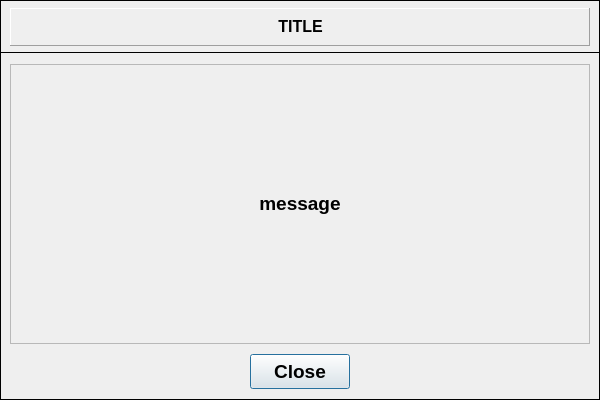
<?xml version="1.0" encoding="UTF-8"?>
<ui version="4.0">
 <class>Dialog</class>
 <widget class="QDialog" name="Dialog">
  <property name="geometry">
   <rect>
    <x>0</x>
    <y>0</y>
    <width>600</width>
    <height>400</height>
   </rect>
  </property>
  <property name="minimumSize">
   <size>
    <width>600</width>
    <height>400</height>
   </size>
  </property>
  <property name="maximumSize">
   <size>
    <width>600</width>
    <height>400</height>
   </size>
  </property>
  <property name="windowTitle">
   <string>Dialog</string>
  </property>
  <widget class="QFrame" name="frame_message">
   <property name="geometry">
    <rect>
     <x>0</x>
     <y>52</y>
     <width>600</width>
     <height>348</height>
    </rect>
   </property>
   <property name="minimumSize">
    <size>
     <width>600</width>
     <height>348</height>
    </size>
   </property>
   <property name="maximumSize">
    <size>
     <width>600</width>
     <height>348</height>
    </size>
   </property>
   <property name="frameShape">
    <enum>QFrame::Box</enum>
   </property>
   <property name="frameShadow">
    <enum>QFrame::Plain</enum>
   </property>
   <widget class="QLabel" name="_label_message">
    <property name="geometry">
     <rect>
      <x>10</x>
      <y>12</y>
      <width>580</width>
      <height>280</height>
     </rect>
    </property>
    <property name="minimumSize">
     <size>
      <width>580</width>
      <height>280</height>
     </size>
    </property>
    <property name="maximumSize">
     <size>
      <width>580</width>
      <height>280</height>
     </size>
    </property>
    <property name="font">
     <font>
      <family>Arial</family>
      <pointsize>13</pointsize>
      <weight>75</weight>
      <italic>false</italic>
      <bold>true</bold>
     </font>
    </property>
    <property name="frameShape">
     <enum>QFrame::StyledPanel</enum>
    </property>
    <property name="frameShadow">
     <enum>QFrame::Sunken</enum>
    </property>
    <property name="text">
     <string>&lt;html&gt;&lt;head/&gt;&lt;body&gt;&lt;p align=&quot;center&quot;&gt;&lt;span style=&quot; font-size:14pt;&quot;&gt;message&lt;/span&gt;&lt;/p&gt;&lt;/body&gt;&lt;/html&gt;</string>
    </property>
    <property name="textFormat">
     <enum>Qt::AutoText</enum>
    </property>
    <property name="alignment">
     <set>Qt::AlignJustify|Qt::AlignVCenter</set>
    </property>
    <property name="wordWrap">
     <bool>true</bool>
    </property>
    <property name="margin">
     <number>10</number>
    </property>
    <property name="indent">
     <number>-1</number>
    </property>
   </widget>
   <widget class="QPushButton" name="pushButton_close">
    <property name="geometry">
     <rect>
      <x>250</x>
      <y>302</y>
      <width>100</width>
      <height>35</height>
     </rect>
    </property>
    <property name="font">
     <font>
      <family>Arial</family>
      <pointsize>14</pointsize>
      <weight>75</weight>
      <italic>false</italic>
      <bold>true</bold>
     </font>
    </property>
    <property name="text">
     <string>Close</string>
    </property>
    <property name="default">
     <bool>false</bool>
    </property>
    <property name="flat">
     <bool>false</bool>
    </property>
   </widget>
  </widget>
  <widget class="QFrame" name="frame_4">
   <property name="geometry">
    <rect>
     <x>0</x>
     <y>0</y>
     <width>600</width>
     <height>53</height>
    </rect>
   </property>
   <property name="minimumSize">
    <size>
     <width>600</width>
     <height>0</height>
    </size>
   </property>
   <property name="maximumSize">
    <size>
     <width>600</width>
     <height>16777215</height>
    </size>
   </property>
   <property name="frameShape">
    <enum>QFrame::Box</enum>
   </property>
   <property name="frameShadow">
    <enum>QFrame::Plain</enum>
   </property>
   <widget class="QFrame" name="frame">
    <property name="geometry">
     <rect>
      <x>10</x>
      <y>8</y>
      <width>580</width>
      <height>38</height>
     </rect>
    </property>
    <property name="minimumSize">
     <size>
      <width>580</width>
      <height>0</height>
     </size>
    </property>
    <property name="maximumSize">
     <size>
      <width>580</width>
      <height>16777215</height>
     </size>
    </property>
    <property name="frameShape">
     <enum>QFrame::Panel</enum>
    </property>
    <property name="frameShadow">
     <enum>QFrame::Raised</enum>
    </property>
    <widget class="QLabel" name="_label_title">
     <property name="geometry">
      <rect>
       <x>4</x>
       <y>0</y>
       <width>573</width>
       <height>38</height>
      </rect>
     </property>
     <property name="minimumSize">
      <size>
       <width>573</width>
       <height>0</height>
      </size>
     </property>
     <property name="maximumSize">
      <size>
       <width>573</width>
       <height>16777215</height>
      </size>
     </property>
     <property name="font">
      <font>
       <family>Arial</family>
       <pointsize>13</pointsize>
       <weight>75</weight>
       <italic>false</italic>
       <bold>true</bold>
      </font>
     </property>
     <property name="text">
      <string>&lt;html&gt;&lt;head/&gt;&lt;body&gt;&lt;p align=&quot;center&quot;&gt;&lt;span style=&quot; font-size:12pt;&quot;&gt;TITLE&lt;/span&gt;&lt;/p&gt;&lt;/body&gt;&lt;/html&gt;</string>
     </property>
     <property name="textFormat">
      <enum>Qt::AutoText</enum>
     </property>
     <property name="alignment">
      <set>Qt::AlignCenter</set>
     </property>
    </widget>
   </widget>
  </widget>
 </widget>
 <resources/>
 <connections/>
</ui>
